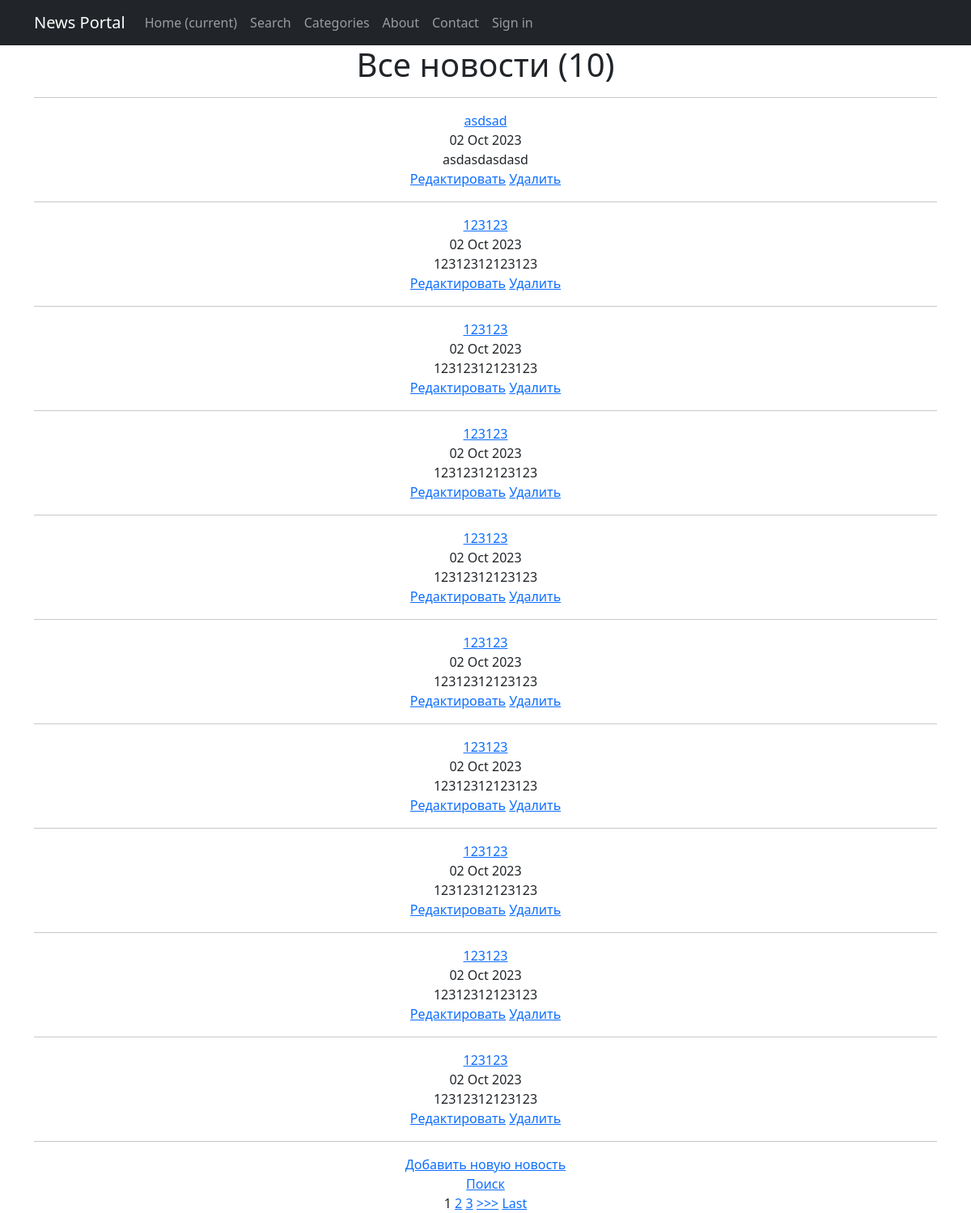
Page /news/ on the committed database.
### news/models.py (models this page shows, shortened)
class Post(models.Model):
    author = models.ForeignKey(Author, on_delete=models.CASCADE, related_name='posts')
    type = models.CharField(max_length=2, choices=POSTSTYPE, default=news)
    date = models.DateTimeField(auto_now_add=True)
    category = models.ManyToManyField(Category, through='PostCategory')
    header = models.CharField(max_length=255)
    text = models.TextField()
    rating = models.FloatField(default=0.0)

### news/views.py (the view)
# urls.py: path('', cache_page(300)(PostListView.as_view())),
class PostListView(ListView):
    model = Post
    ordering = '-date'
    template_name = 'posts.html'
    context_object_name = 'posts'
    paginate_by = 10

### news/templatetags/custom_filters.py (called while the page is built)
@register.filter()
def censor(value):
    if not isinstance(value, str):
        return value
    all_words = value.split(' ')
    censored_words = []
    for word in all_words:
        if word.lower() in OBSCENE_WORDS:
            word = word[0] + '*' * (len(word) - 1)
        censored_words.append(word)
    return ' '.join(censored_words)

### templates/posts.html (shortened to what this page needs)
{% extends 'flatpages/default.html' %}
{% load custom_filters %}
{% block content %}
    <h1>Все новости ({{posts|length}})</h1>
    <hr>
    {% if posts %}
        {% for post in posts %}
            <a href="{% url 'post' post.id %}">{{ post.header|censor }}</a>
            <div>{{ post.date|date:'d M Y' }}</div>
            <div>{{ post.text|truncatechars:20|censor }}</div>
            <a href="{% url 'post_edit' post.id %}">Редактировать</a>
            <a href="{% url 'post_delete' post.id %}">Удалить</a>
            <hr>
        {% endfor %}
    {% else %}
        <h2>Новостей нет!</h2>
    {% endif%}
    <a href="{% url 'post_add' %}">Добавить новую новость</a> <br>
    <a href="{% url 'post_search' %}">Поиск</a> <br>
    {% if is_paginated %}
        {% for num in page_obj.paginator.page_range %}
            {% if page_obj.number == num %}
                <a>{{ num }}</a>
            {% elif num > page_obj.number|add:'-3' and num < page_obj.number|add:'3' %}
                <a href="?page={{ num }}">{{ num }}</a>
            {% endif %}
        {% endfor %}
        {% if page_obj.has_next %}
            <a href="?page={{ page_obj.next_page_number }}">>>></a>
            <a href="?page={{ page_obj.paginator.num_pages }}">Last</a>
        {% endif %}
    {% endif %}
{% endblock content %}

### rows in the picture
Post: header|censor "asdsad", date "02 Oct 2023", text|censor "asdasdasdasd"
Post: header|censor "123123", date "02 Oct 2023", text|censor "12312312123123"
Post: header|censor "123123", date "02 Oct 2023", text|censor "12312312123123"
Post: header|censor "123123", date "02 Oct 2023", text|censor "12312312123123"
Post: header|censor "123123", date "02 Oct 2023", text|censor "12312312123123"
Post: header|censor "123123", date "02 Oct 2023", text|censor "12312312123123"
Post: header|censor "123123", date "02 Oct 2023", text|censor "12312312123123"
Post: header|censor "123123", date "02 Oct 2023", text|censor "12312312123123"
Post: header|censor "123123", date "02 Oct 2023", text|censor "12312312123123"
Post: header|censor "123123", date "02 Oct 2023", text|censor "12312312123123"

### other values in the picture
{{ posts|length }} "10"
{{ num }} "1"
{{ num }} "2" "3"
